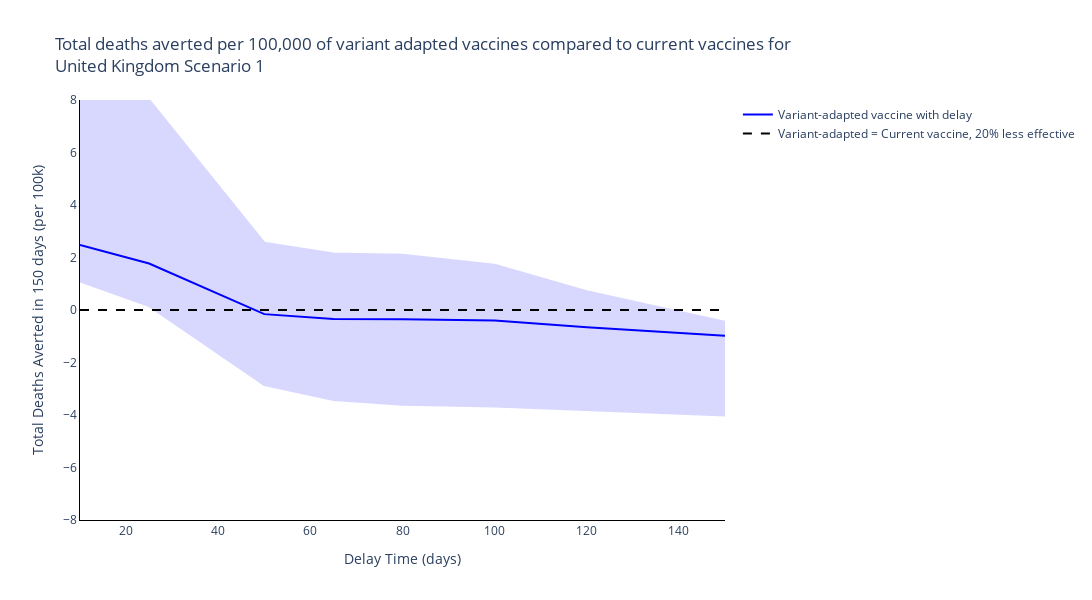
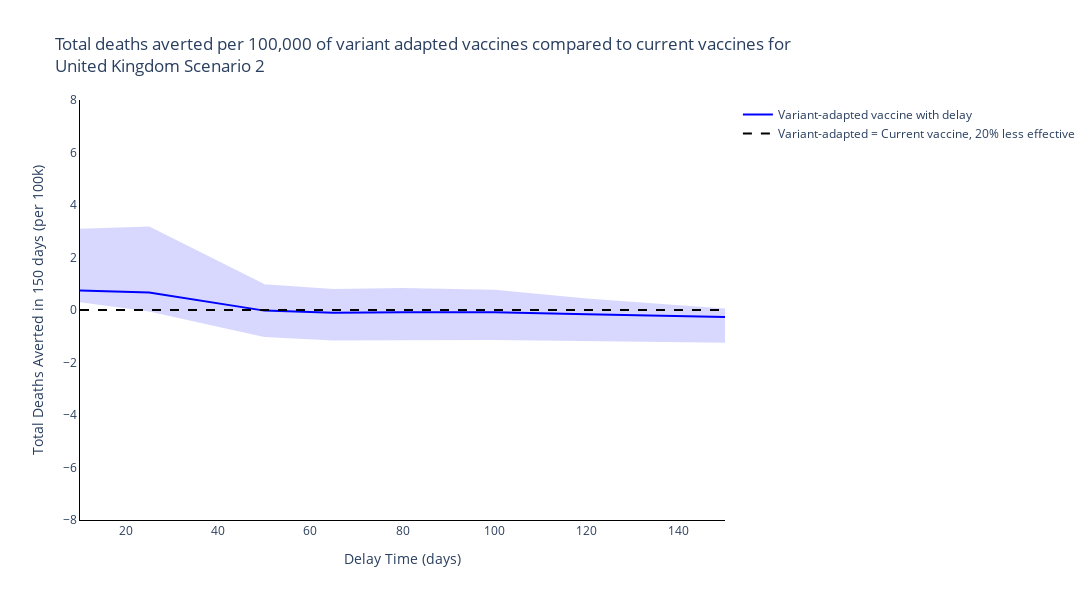
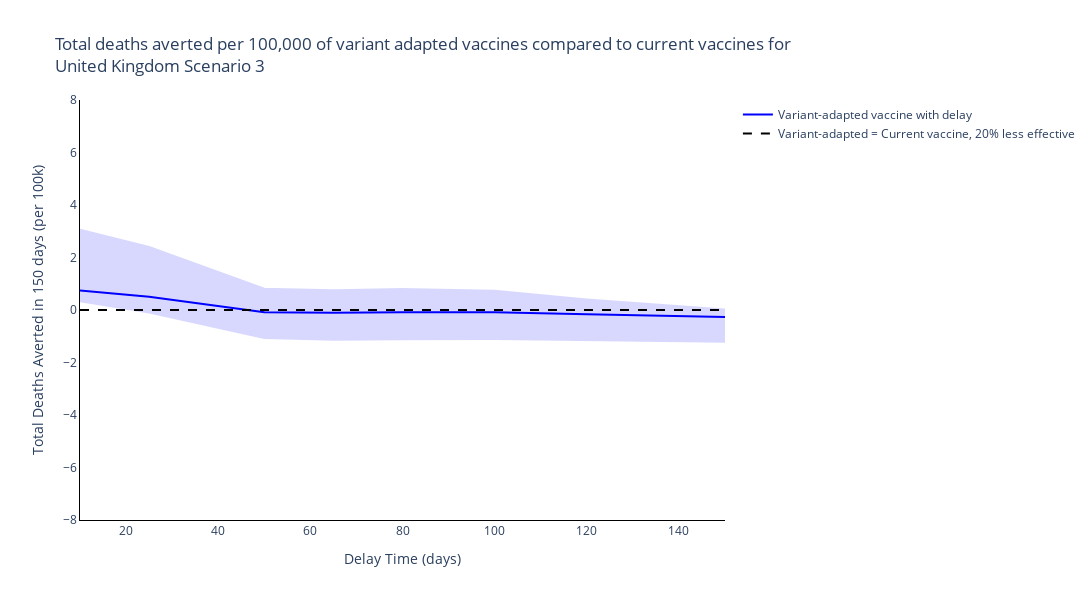
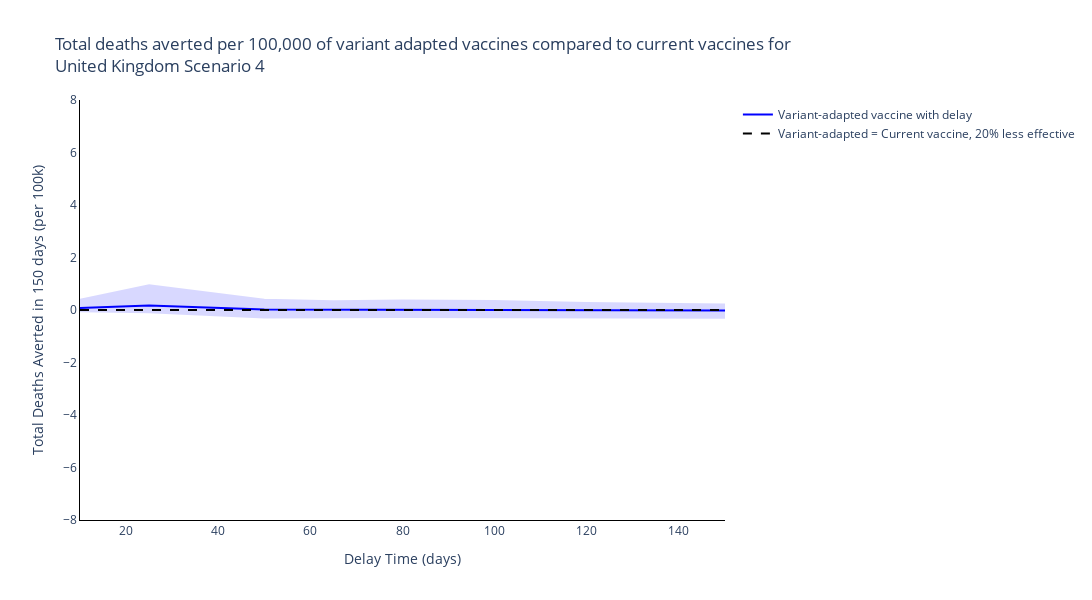

The notebook cell these images were saved under, in order:
### Markdown cell above
## Summary Figures
### Time of switch from current to variant adapted vaccines

### Code cell
new_scenario_names = ['Scenario {}'.format(s+1) for s, scenario in enumerate(scenario_names[:-1])] + [scenario_names[-1]]

# Plot for each region
for r, reg in enumerate(regions):
    # Plot for each boosting scenario
    for s, scenario in enumerate(new_scenario_names):
        fig = go.Figure()
        fig.add_trace(
            go.Scatter(
                y=[np.sum(delayed_total_deaths_averted20_mean[r][dt, s, :]) for dt, delay_time in enumerate(delay_times)],
                x=delay_times,
                mode='lines',
                name='Variant-adapted vaccine with delay',
                line=dict(
                    color=colours[r]),
            )
        )

        fig.add_trace(
            go.Scatter(
                y=[np.sum(delayed_total_deaths_averted20_upper[r][dt, s, :]) for dt, delay_time in enumerate(delay_times)] + [np.sum(delayed_total_deaths_averted20_lower[r][dt, s, :]) for dt, delay_time in enumerate(delay_times)][::-1],
                x=delay_times + delay_times[::-1],
                mode='lines',
                name='Variant-adapted vaccine with delay',
                fill='toself',
                fillcolor=colours[r],
                line_color=colours[r],
                opacity=0.15,
                showlegend=False
            )
        )

        fig.add_trace(
            go.Scatter(
                y=[0] * len(delay_times),
                x=delay_times,
                mode='lines',
                name='Variant-adapted = Current vaccine, 20% less effective',
                line=dict(
                    color='black',
                    dash='dash')
            )
        )

        # Add axis labels
        fig.update_layout(
            boxmode='group',
            title='Total deaths averted per 100,000 of variant adapted vaccines compared to current vaccines for <br>{} {}'.format(reg, scenario),
            width=1100,
            height=600,
            plot_bgcolor='white',
            xaxis=dict(
                linecolor='black',
                title='Delay Time (days)'
                ),
            yaxis=dict(
                linecolor='black',
                title='Total Deaths Averted in 150 days (per 100k)',
                range=[-8, 8]),
            hovermode='x unified'
            )

        fig.write_image('images/report5_time_switch_vaccine_type/Time of switch from current to variant adapted vaccines {} {} {}.pdf'.format(reg, scenario, 20))
        fig.show()

### Figure 1 — Plotly figure (JSON) as saved in the notebook; plotly's stock layout.template omitted (floating-point values rounded to 4 significant figures)
{"data": [{"line": {"color": "blue"}, "mode": "lines", "name": "Variant-adapted vaccine with delay", "type": "scatter", "x": [10, 25, 50, 65, 80, 100, 120, 150], "y": [2.479, 1.771, -0.1573, -0.3463, -0.3489, -0.4033, -0.6548, -0.9823]}, {"fill": "toself", "fillcolor": "blue", "line": {"color": "blue"}, "mode": "lines", "name": "Variant-adapted vaccine with delay", "opacity": 0.15, "showlegend": false, "type": "scatter", "x": [10, 25, 50, 65, 80, 100, 120, 150, 150, 120, 100, 80, 65, 50, 25, 10], "y": [10.37, 8.011, 2.563, 2.148, 2.104, 1.722, 0.7111, -0.4493, -4.019, -3.803, -3.672, -3.605, -3.429, -2.862, 0.1491, 1.091]}, {"line": {"color": "black", "dash": "dash"}, "mode": "lines", "name": "Variant-adapted = Current vaccine, 20% less effective", "type": "scatter", "x": [10, 25, 50, 65, 80, 100, 120, 150], "y": [0, 0, 0, 0, 0, 0, 0, 0]}], "layout": {"boxmode": "group", "height": 600, "hovermode": "x unified", "plot_bgcolor": "white", "title": {"text": "Total deaths averted per 100,000 of variant adapted vaccines compared to current vaccines for <br>United Kingdom Scenario 1"}, "width": 1100, "xaxis": {"linecolor": "black", "title": {"text": "Delay Time (days)"}}, "yaxis": {"linecolor": "black", "range": [-8, 8], "title": {"text": "Total Deaths Averted in 150 days (per 100k)"}}}}

### Figure 2 — Plotly figure (JSON) as saved in the notebook; plotly's stock layout.template omitted (floating-point values rounded to 4 significant figures)
{"data": [{"line": {"color": "blue"}, "mode": "lines", "name": "Variant-adapted vaccine with delay", "type": "scatter", "x": [10, 25, 50, 65, 80, 100, 120, 150], "y": [0.7404, 0.67, -0.02349, -0.101, -0.08412, -0.08487, -0.1614, -0.2671]}, {"fill": "toself", "fillcolor": "blue", "line": {"color": "blue"}, "mode": "lines", "name": "Variant-adapted vaccine with delay", "opacity": 0.15, "showlegend": false, "type": "scatter", "x": [10, 25, 50, 65, 80, 100, 120, 150, 150, 120, 100, 80, 65, 50, 25, 10], "y": [3.055, 3.146, 0.945, 0.7609, 0.8031, 0.7344, 0.4012, 0.01618, -1.206, -1.138, -1.107, -1.116, -1.122, -0.9948, -0.01836, 0.3339]}, {"line": {"color": "black", "dash": "dash"}, "mode": "lines", "name": "Variant-adapted = Current vaccine, 20% less effective", "type": "scatter", "x": [10, 25, 50, 65, 80, 100, 120, 150], "y": [0, 0, 0, 0, 0, 0, 0, 0]}], "layout": {"boxmode": "group", "height": 600, "hovermode": "x unified", "plot_bgcolor": "white", "title": {"text": "Total deaths averted per 100,000 of variant adapted vaccines compared to current vaccines for <br>United Kingdom Scenario 2"}, "width": 1100, "xaxis": {"linecolor": "black", "title": {"text": "Delay Time (days)"}}, "yaxis": {"linecolor": "black", "range": [-8, 8], "title": {"text": "Total Deaths Averted in 150 days (per 100k)"}}}}

### Figure 3 — Plotly figure (JSON) as saved in the notebook; plotly's stock layout.template omitted (floating-point values rounded to 4 significant figures)
{"data": [{"line": {"color": "blue"}, "mode": "lines", "name": "Variant-adapted vaccine with delay", "type": "scatter", "x": [10, 25, 50, 65, 80, 100, 120, 150], "y": [0.7404, 0.5061, -0.08732, -0.1056, -0.08412, -0.08487, -0.1614, -0.2671]}, {"fill": "toself", "fillcolor": "blue", "line": {"color": "blue"}, "mode": "lines", "name": "Variant-adapted vaccine with delay", "opacity": 0.15, "showlegend": false, "type": "scatter", "x": [10, 25, 50, 65, 80, 100, 120, 150, 150, 120, 100, 80, 65, 50, 25, 10], "y": [3.055, 2.405, 0.8081, 0.7568, 0.8031, 0.7344, 0.4012, 0.01618, -1.206, -1.138, -1.107, -1.116, -1.133, -1.066, -0.09799, 0.3339]}, {"line": {"color": "black", "dash": "dash"}, "mode": "lines", "name": "Variant-adapted = Current vaccine, 20% less effective", "type": "scatter", "x": [10, 25, 50, 65, 80, 100, 120, 150], "y": [0, 0, 0, 0, 0, 0, 0, 0]}], "layout": {"boxmode": "group", "height": 600, "hovermode": "x unified", "plot_bgcolor": "white", "title": {"text": "Total deaths averted per 100,000 of variant adapted vaccines compared to current vaccines for <br>United Kingdom Scenario 3"}, "width": 1100, "xaxis": {"linecolor": "black", "title": {"text": "Delay Time (days)"}}, "yaxis": {"linecolor": "black", "range": [-8, 8], "title": {"text": "Total Deaths Averted in 150 days (per 100k)"}}}}

### Figure 4 — Plotly figure (JSON) as saved in the notebook; plotly's stock layout.template omitted (floating-point values rounded to 4 significant figures)
{"data": [{"line": {"color": "blue"}, "mode": "lines", "name": "Variant-adapted vaccine with delay", "type": "scatter", "x": [10, 25, 50, 65, 80, 100, 120, 150], "y": [0.07987, 0.1732, 0.01701, 0.00705, 0.01244, 0.01111, -0.006395, -0.02377]}, {"fill": "toself", "fillcolor": "blue", "line": {"color": "blue"}, "mode": "lines", "name": "Variant-adapted vaccine with delay", "opacity": 0.15, "showlegend": false, "type": "scatter", "x": [10, 25, 50, 65, 80, 100, 120, 150, 150, 120, 100, 80, 65, 50, 25, 10], "y": [0.3868, 0.9411, 0.3916, 0.3361, 0.3633, 0.3472, 0.2662, 0.2119, -0.2981, -0.2738, -0.2638, -0.2668, -0.2784, -0.2868, -0.08507, -0.043]}, {"line": {"color": "black", "dash": "dash"}, "mode": "lines", "name": "Variant-adapted = Current vaccine, 20% less effective", "type": "scatter", "x": [10, 25, 50, 65, 80, 100, 120, 150], "y": [0, 0, 0, 0, 0, 0, 0, 0]}], "layout": {"boxmode": "group", "height": 600, "hovermode": "x unified", "plot_bgcolor": "white", "title": {"text": "Total deaths averted per 100,000 of variant adapted vaccines compared to current vaccines for <br>United Kingdom Scenario 4"}, "width": 1100, "xaxis": {"linecolor": "black", "title": {"text": "Delay Time (days)"}}, "yaxis": {"linecolor": "black", "range": [-8, 8], "title": {"text": "Total Deaths Averted in 150 days (per 100k)"}}}}
